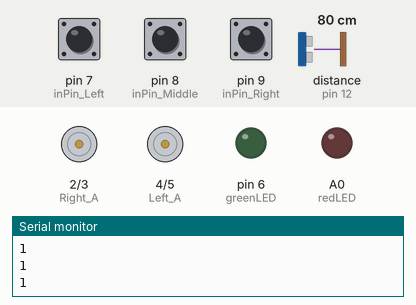
A sketch run on a simulated Arduino Uno, built with avr-gcc and run on an emulated ATmega328P. On the bench: motor-driver pin pairs drawn as motors (green arrow = first pin HIGH = forward, orange = second pin HIGH = backward, longer = more drive, scaled by the enable pin), output pins drawn as LEDs (lit = HIGH), the last lines printed to the serial monitor. Wiring (inferred from the names in the program): ultrasonic range finder: trigger pin 13; echo pin 12. Inputs (shaded band) come from the test bench; at power-on: pin 7 (inPin_Left) HIGH, distance to the obstacle (sensor on pin 12) 80 cm, pin 8 (inPin_Middle) HIGH, pin 9 (inPin_Right) HIGH. The echo pulse lasts 58.3 µs per cm; pins used as bus, display or sensor lines are not drawn.

Above: at 6.2 s.
6.3 s: pin 7 (inPin_Left) pulled LOW for 1 s
At 6.38 s:
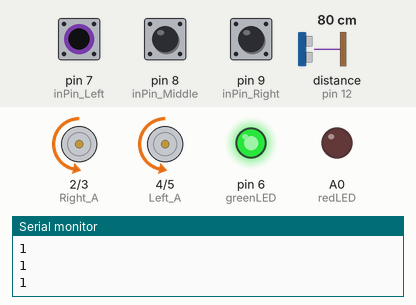
At 8.5 s:
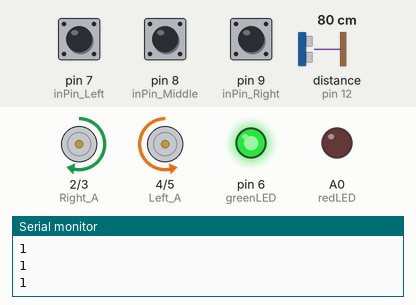
8.8 s: distance to the obstacle (sensor on pin 12) set to 12 cm
10.3 s: distance to the obstacle (sensor on pin 12) set to 9 cm
At 10.9 s:
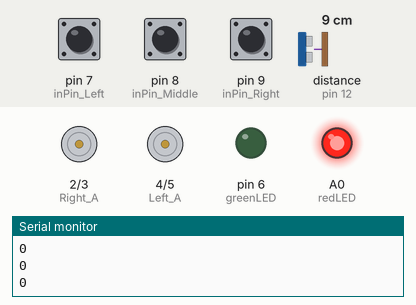
Timing chart, 0 to 13.3 s (numbered marks = the images above; inputs shaded):
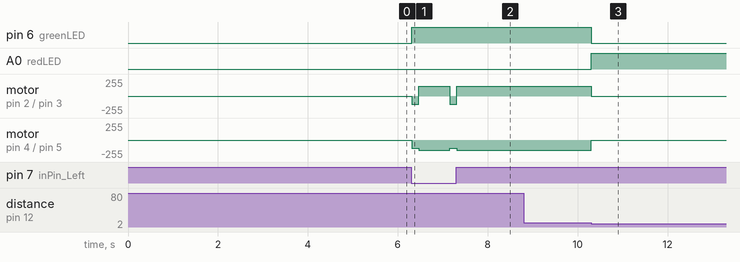

The sketch:

code.ino
```cpp
const uint8_t Left_A = 4 ;
const uint8_t Left_B = 5 ;
const uint8_t Right_A = 2 ;
const uint8_t Right_B = 3 ;
const uint8_t Speed_Right = 11;
const uint8_t Speed_Left = 10;
const uint8_t trigPin = 13;
const int echoPin = 12;
const int inPin_Left = 7;
const int inPin_Middle = 8;
const int inPin_Right = 9;
const int redLED = A0;
const int greenLED = 6;

long duration;
long inches;
long cm;

int flag = 0;

void setup() {
  pinMode(Left_A, OUTPUT);
  pinMode(Left_B, OUTPUT);
  pinMode(Right_A, OUTPUT);
  pinMode(Right_B, OUTPUT);
  pinMode(trigPin, OUTPUT);
  pinMode(echoPin, INPUT);
  pinMode(inPin_Left, INPUT);
  pinMode(inPin_Middle, INPUT);
  pinMode(inPin_Right, INPUT);
  pinMode(redLED, OUTPUT);
  pinMode(greenLED, OUTPUT);
  Serial.begin(9600);
  delay(5000);
}

void loop() {
  Serial.println(judgeDistance());
  if (judgeDistance() == false || judgeBlackM() == false)
  {
    Stop(10);
    flag = 0;
  }
  if (judgeDistance() == true && judgeBlackM() == true && judgeBlackR() == false && judgeBlackL() == false)
  {
    goAhead(10, 100);
  }
  if (judgeDistance() == true && judgeBlackM() == false && judgeBlackR() == true && judgeBlackL() == false)
  {
    turnRight(10, 100);
  }
  if (judgeDistance() == true && judgeBlackM() == false && judgeBlackR() == false && judgeBlackL() == true)
  {
    turnLeft(10, 100);
  }
  if (judgeDistance() == true && judgeBlackM() == true && judgeBlackR() == false && judgeBlackL() == true)
  {
    goAhead(157, 125);
    turnLeft(650, 150);
  }
  if (judgeDistance() == true && judgeBlackM() == true && judgeBlackR() == true && judgeBlackL() == false)
  {
    goAhead(157, 125);
    turnRight(650, 150);
  }
}

void goBack(int delaytime, int carspeed)
{
  digitalWrite(Left_A, HIGH);
  digitalWrite(Left_B, LOW);
  digitalWrite(Right_A, HIGH);
  digitalWrite(Right_B, LOW);
  analogWrite(Speed_Right, carspeed);
  analogWrite(Speed_Left, carspeed);
  green();
  delay(delaytime);
}//倒退

void stoptime(int delaytime)
{
  digitalWrite(Left_A, LOW);
  digitalWrite(Left_B, LOW);
  digitalWrite(Right_A, LOW);
  digitalWrite(Right_B, LOW);
  red();
  delay(delaytime);
}//停止一段时间

void goAhead(int delaytime, int carspeed) {
  digitalWrite(Left_A, LOW);
  digitalWrite(Left_B, HIGH);
  digitalWrite(Right_A, LOW);
  digitalWrite(Right_B, HIGH);
  analogWrite(Speed_Right, carspeed);
  analogWrite(Speed_Left, carspeed);
  green();
  delay(delaytime);
}//前进

void turnRight(int delaytime, int carspeed) {
  digitalWrite(Left_A, LOW);
  digitalWrite(Left_B, HIGH);
  digitalWrite(Right_A, HIGH);
  digitalWrite(Right_B, LOW);
  analogWrite(Speed_Right, carspeed);
  analogWrite(Speed_Left, carspeed);
  green();
  delay(delaytime);
}//向右转

void turnLeft(int delaytime, int carspeed) {
  digitalWrite(Left_A, HIGH);
  digitalWrite(Left_B, LOW);
  digitalWrite(Right_A, LOW);
  digitalWrite(Right_B, HIGH);
  analogWrite(Speed_Right, carspeed);
  analogWrite(Speed_Left, carspeed);
  green();
  delay(delaytime);
}//向右转

void Stop(int delaytime) {
  digitalWrite(Left_A, LOW);
  digitalWrite(Left_B, LOW);
  digitalWrite(Right_A, LOW);
  digitalWrite(Right_B, LOW);
  red();
  delay(delaytime);
}

bool judgeDistance() {
  digitalWrite(trigPin, LOW);
  delay(2 / 29 / 2);
  digitalWrite(trigPin, HIGH);
  delay(10 / 29 / 2);
  digitalWrite(trigPin, LOW);

  duration = pulseIn(echoPin, HIGH);

  cm = duration / 29 / 2;

  if (cm < 10)
    return false;
  if (cm >= 10)
    return true;
}

bool judgeBlackM() {
  int result;
  result = digitalRead(inPin_Middle);
  if (result == 0)
    return false;
  if (result == 1)
    return true;
}

bool judgeBlackL() {
  int result;
  result = digitalRead(inPin_Left);
  if (result == 0)
    return false;
  if (result == 1)
    return true;
}

bool judgeBlackR() {
  int result;
  result = digitalRead(inPin_Right);
  if (result == 0)
    return false;
  if (result == 1)
    return true;
}

void red()
{
  digitalWrite(redLED, HIGH);
  digitalWrite(greenLED, LOW);
}

void green() {
  digitalWrite(greenLED, HIGH);
  digitalWrite(redLED, LOW);
}
```

Measured:
- the behaviour switches between 11 and 10 cm on distance to the obstacle (sensor on pin 12) (found by bisection; images 2 and 3)
- after the input at 6.3 s, pin 6 (greenLED): LOW → HIGH at once; motor on pin 2 (Right_A) / pin 3 (Right_B): alternates forward 150/255 for 0.69 s and backward 125/255 for 0.16 s, 4 changes in all, then stays forward 150/255, starting at once
- after the input at 10.3 s, pin 6 (greenLED): HIGH → LOW at once; A0 (redLED): LOW → HIGH at once; motor on pin 2 (Right_A) / pin 3 (Right_B): forward 150/255 → stopped at once; motor on pin 4 (Left_A) / pin 5 (Left_B): backward 150/255 → stopped at once
